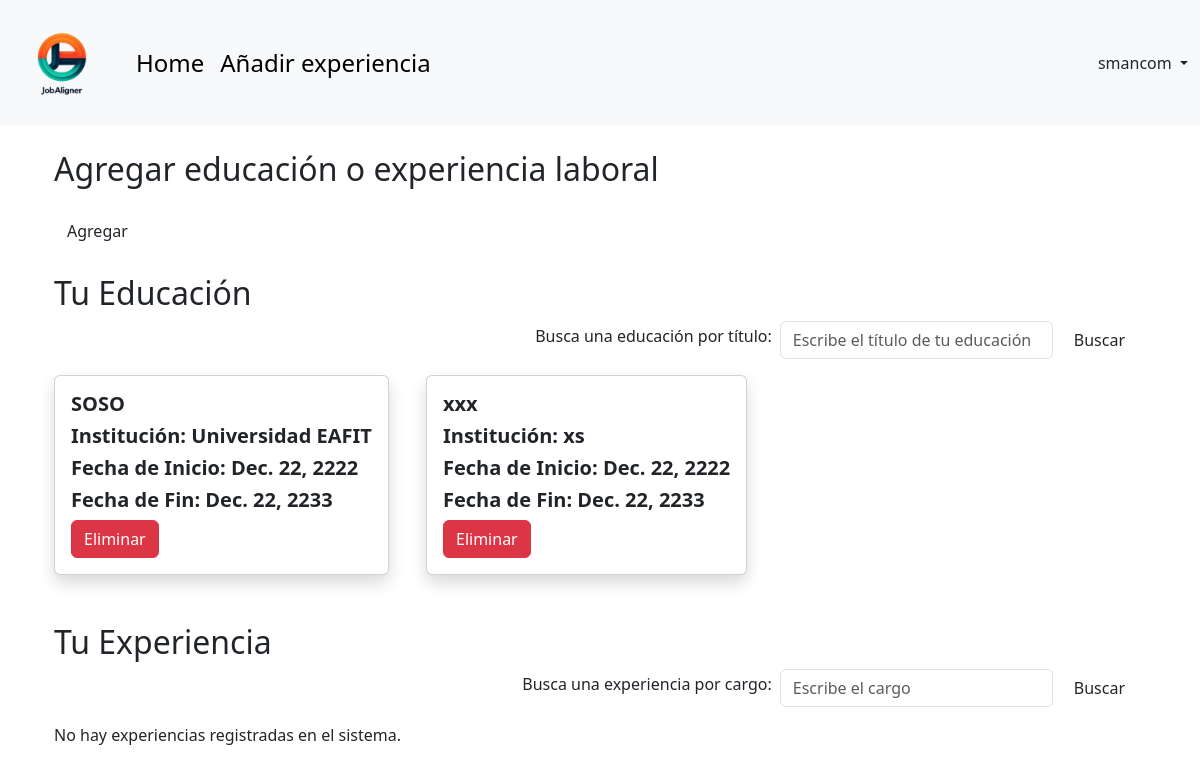
The app's page /account/updateAccount/ (signed in) with its own data.
### Accounting/models.py (models this page shows)
class Education(models.Model):
    user = models.ForeignKey(User, on_delete=models.CASCADE, related_name='educations')
    degree = models.CharField(max_length=100)
    institution = models.CharField(max_length=200)
    start_date = models.DateField()
    end_date = models.DateField(blank=True, null=True)
    achievements = models.TextField(blank=True)

### Accounting/views.py (the view)
# urls.py: path('updateAccount/', views.updateAccount, name='updateAccount'),
@login_required
def updateAccount(request):
    user = request.user  # Django's user
    user_profile = User.objects.get(user=user) # Our user
    searchTerm = request.GET.get('searchEducation')
    if searchTerm:
        educations = Education.objects.filter(degree__icontains = searchTerm, user = user_profile)
    else:
        educations = Education.objects.filter(user = user_profile)
    searchTerm2 = request.GET.get('searchExperience')
    if searchTerm2:
        experiences = WorkExperience.objects.filter(role__icontains = searchTerm2, user = user_profile)
    else:
        experiences = WorkExperience.objects.filter(user = user_profile)
    return render(request, 'update.html', {'educations': educations, 'experiences': experiences})

### Accounting/templates/update.html (shortened to what this page needs)
{% extends 'base.html' %}
{% block content %}
<head>
    <link href="https://cdn.jsdelivr.net/npm/bootstrap@5.3.3/dist/css/bootstrap.min.css" rel="stylesheet">
</head>
<body>
<div class="container">
    <br>
    <h2>Agregar educación o experiencia laboral</h2>
    <a class="btn btn-classic mt-3" href="{% url 'experience' %}" role="button">Agregar</a>
    <br>
    <br>
    <h2>Tu Educación</h2>
    <form action="">
        <div class="mb-2 d-flex align-items-center justify-content-end">
            <label for="searchEducation" class="form-label mx-2">Busca una educación por título:</label>
            <input type="text" class="form-control  w-25" name="searchEducation" placeholder="Escribe el título de tu educación"/>
            <button type="submit" class="btn btn-classic mx-2 mb-0">Buscar</button>
        </div>
    </form>
    <div class="row row-cols-1 row-cols-md-3 g-4">
        {% for education in educations %}
        <div class="col d-flex align-items-stretch">
            <div class="card product_card shadow">
                <div class="card-body">
                    <h5 class="card-name fw-bold"> {{ education.degree }}</h5>
                    <h5 class="card-company fw-bold"> Institución: {{ education.institution }}</h5>
                    <h5 class="card-location fw-bold"> Fecha de Inicio: {{ education.start_date }}</h5>
                    {% if education.end_date %}
                        <h5 class="card-location fw-bold"> Fecha de Fin: {{ education.end_date }}</h5>
                    {% endif %}
                    <button type="button" class="btn btn-danger me-2" data-bs-toggle="modal" data-bs-target="#deleteModalEducation{{ education.id }}">
                        Eliminar
                    </button>
                </div>
            </div>
        </div>
        {% endfor %}
    </div>
    <br>
    <br>
    <h2>Tu Experiencia</h2>
    <form action="">
        <div class="mb-2 d-flex align-items-center justify-content-end">
            <label for="searchExperience" class="form-label mx-2">Busca una experiencia por cargo:</label>
            <input type="text" class="form-control  w-25" name="searchEducation" placeholder="Escribe el cargo"/>
            <button type="submit" class="btn btn-classic mx-2 mb-0">Buscar</button>
        </div>
    </form>
    <div class="row row-cols-1 row-cols-md-3 g-4">
        {% if not experiences %}
            <p class="text">No hay experiencias registradas en el sistema.</p>
        {% endif %}
    </div>
    <br>
</div>
</body>
{% endblock content %}

### jobaligner/templates/base.html (shortened to what this page needs)
<head>
  <link href="https://cdn.jsdelivr.net/npm/bootstrap@5.3.3/dist/css/bootstrap.min.css" rel="stylesheet">
</head>
<body>
<nav class="navbar navbar-expand-lg sticky-top navbar-light bg-light">
    <div class="container-fluid">
        <a class="navbar-brand" href="{% url 'home' %}">
            {% load static %}
            <img src="{% static 'images/jobaligner-removebg.png' %}" alt="" width="100" height="100" class="d-inline-block align-text-top">
        </a>
        <div class="collapse navbar-collapse" id="navbarSupportedContent">
            <ul class="navbar-nav me-auto mb-2 mb-lg-0">
                <li class="nav-item">
                    <a class="nav-link active fs-4" aria-current="page" href="{% url 'home' %}">Home</a>
                </li>
                <li class="nav-item">
                    <a class="nav-link active fs-4" aria-current="page" href="{% url 'experience' %}">Añadir experiencia</a>
                </li>
            </ul>
            <div class="d-flex ms-auto">
                <div class="nav-item dropdown">
                    <a class="nav-link dropdown-toggle nav-text" href="#" id="userDropdown" role="button" data-bs-toggle="dropdown" aria-expanded="false">
                        {{ user.username }}
                    </a>
                </div>
            </div>
        </div>
    </div>
</nav>
<div class="container">
    {% block content %}
    {% endblock content %}
</div>
</body>

### records on screen
Education: degree "SOSO", institution "Universidad EAFIT", start_date "Dec. 22, 2222", end_date "Dec. 22, 2233"
Education: degree "xxx", institution "xs", start_date "Dec. 22, 2222", end_date "Dec. 22, 2233"

### other values on screen
{{ user.username }} "smancom"
